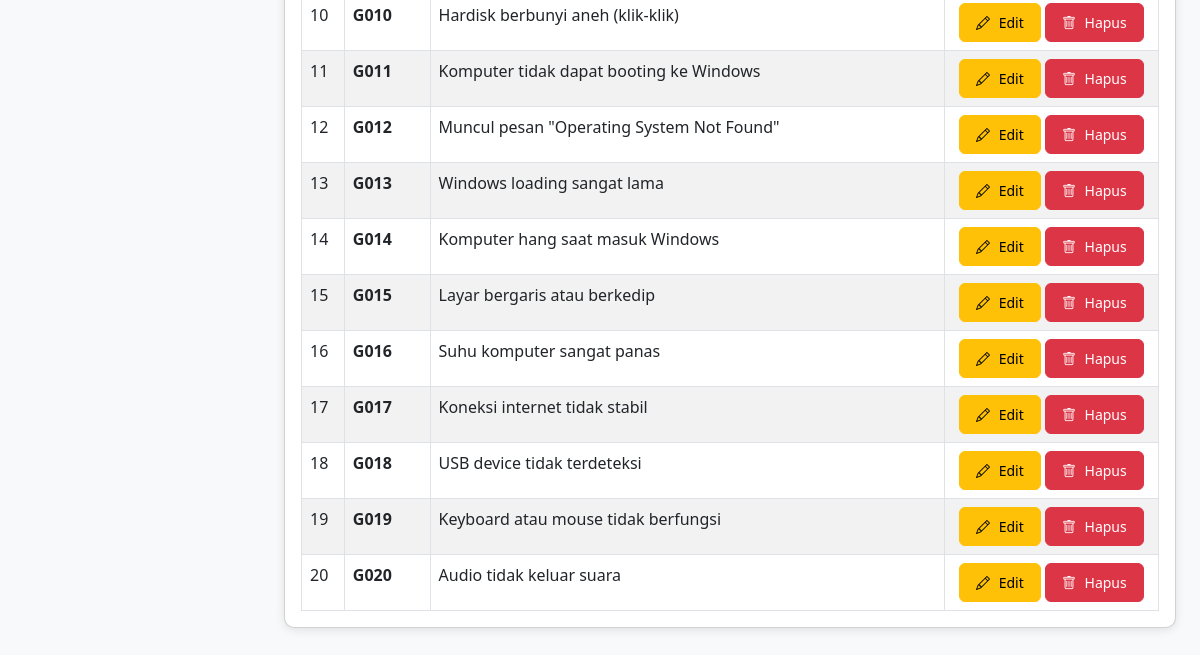
/Admin/gejala_management.php (signed in, lower part), run on an earlier commit of the app's database.
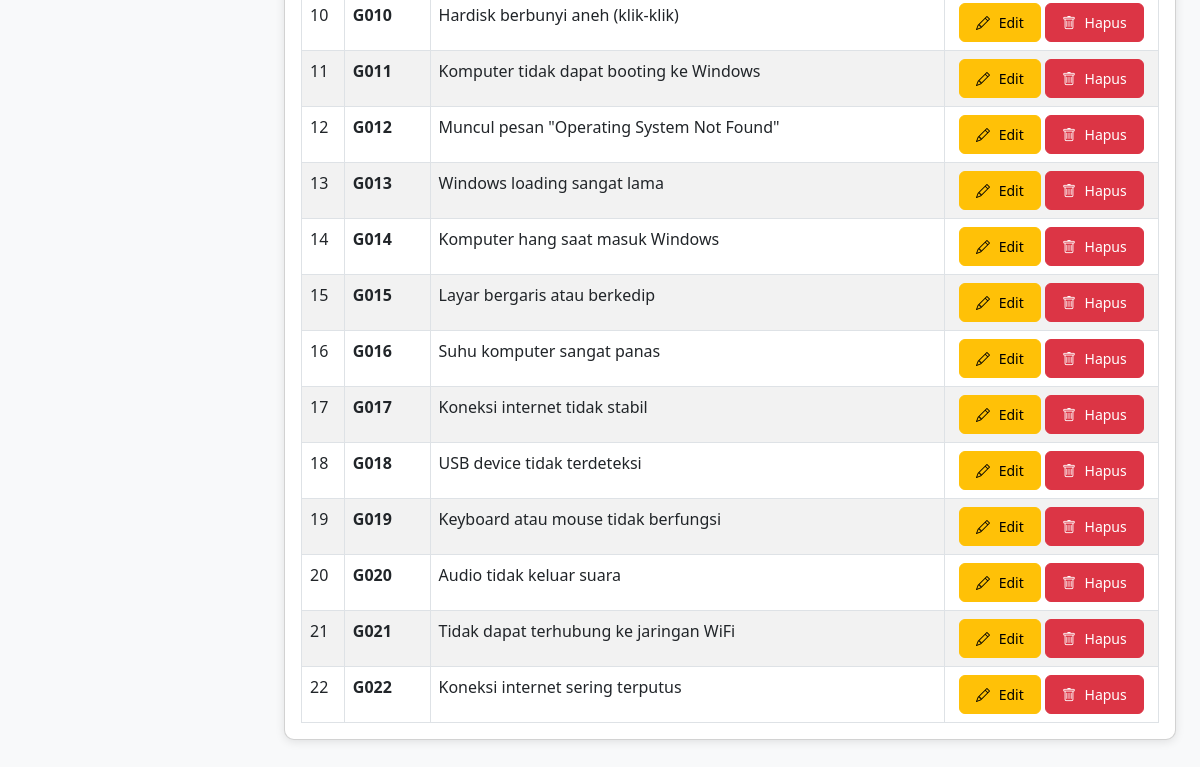
And on a later commit of the database.
### tables this page shows
CREATE TABLE `gejala` (
  `id_gejala` int(11) NOT NULL,
  `kode_gejala` varchar(10) NOT NULL,
  `nama_gejala` text NOT NULL,
  `kata_kunci` text DEFAULT NULL
);

### Admin/gejala_management.php (the view, shortened to what this page needs)
<?php
$query_gejala = "SELECT * FROM gejala ORDER BY kode_gejala ASC";
$result_gejala = mysqli_query($koneksi, $query_gejala);
?>
<!DOCTYPE html>
<html lang="id">
<head>
    <link href="https://cdn.jsdelivr.net/npm/bootstrap@5.3.0/dist/css/bootstrap.min.css" rel="stylesheet">
    <link rel="stylesheet" href="https://cdn.jsdelivr.net/npm/bootstrap-icons@1.10.0/font/bootstrap-icons.css">
    <link rel="stylesheet" href="../Assets/css/style.css?v=20260713">
</head>
<body>
    <div class="wrapper">
        <div class="main-content">
            <div class="container-fluid p-4">
                <div class="card shadow">
                    <div class="card-body">
                        <div class="table-responsive">
                            <table class="table table-striped table-hover table-bordered">
                                <tbody>
                                    <?php
                                    if (mysqli_num_rows($result_gejala) > 0):
                                        $no = 1;
                                        while($row = mysqli_fetch_assoc($result_gejala)):
                                    ?>
                                    <tr>
                                        <td><?php echo $no++; ?></td>
                                        <td><strong><?php echo $row['kode_gejala']; ?></strong></td>
                                        <td><?php echo $row['nama_gejala']; ?></td>
                                        <td class="text-center">
                                            <a href="?edit=<?php echo $row['id_gejala']; ?>" class="btn btn-warning btn-sm">
                                                <i class="bi bi-pencil"></i> Edit
                                            </a>
                                            <a href="?action=delete&id=<?php echo $row['id_gejala']; ?>"
                                               class="btn btn-danger btn-sm btn-delete"
                                               onclick="return confirm('Yakin ingin menghapus gejala ini?');">
                                                <i class="bi bi-trash"></i> Hapus
                                            </a>
                                        </td>
                                    </tr>
                                    <?php
                                        endwhile;
                                    endif; ?>
                                </tbody>
                            </table>
                        </div>
                    </div>
                </div>
            </div>
        </div>
    </div>
</body>
</html>

What changed in the data, as far as the page shows it:
added gejala: kode_gejala "G021", nama_gejala "Tidak dapat terhubung ke jaringan WiFi"
added gejala: kode_gejala "G022", nama_gejala "Koneksi internet sering terputus"
